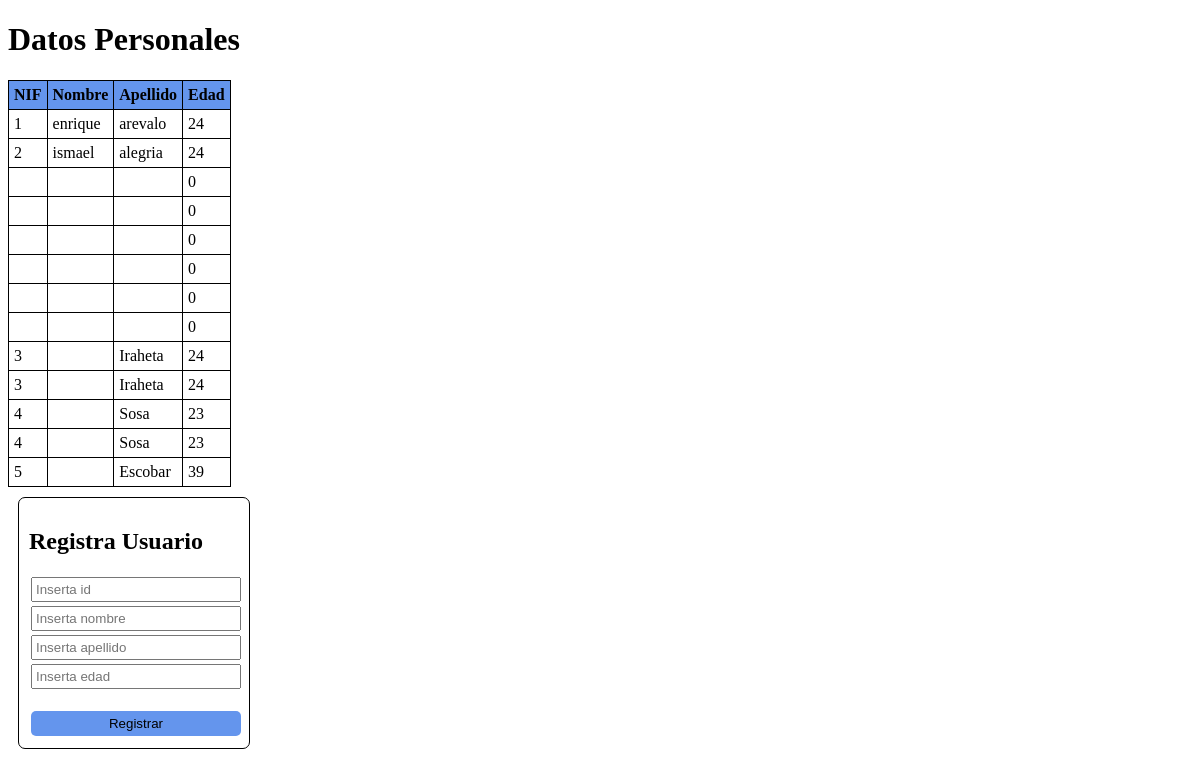
The page / on the database its author committed.
### tables this page shows
CREATE TABLE `datospersonales` (
  `NIF` varchar(10) NOT NULL,
  `NOMBRE` varchar(15) NOT NULL,
  `APELLIDO` varchar(20) NOT NULL,
  `EDAD` int(2) NOT NULL
);

### index.php (called while the page is built)
<?php
require_once("view/DatosPersonalesView.php");
?>

### credenciales/Credenciales.php (called while the page is built)
<?php
    $usuario = "root";
    $bd = "pruebas";
    $password = "";
    $host = "localhost";
?>

### model/Conexion.php (called while the page is built, shortened)
<?php
class Conexion{
    private $cn;
    public function __construct($host, $user, $password, $bd){
        $this->cn = new mysqli($host, $user, $password);
        $this->bd = $bd;
        $this->cn->select_db($this->bd ) or die("La base de datos no se puede localizar");
        $this->cn->set_charset("utf8");
    }
    public function getConexion(){
        if ($this->cn == null) {
            echo "No se puede realizar la conexion";
            exit();
        }else{
            return $this->cn;
        }
    }
}
?>

### controller/DatosPersonalesController.php (called while the page is built, shortened)
<?php
include("model/Conexion.php");
class DatosPersonalesController{
    public function getDatosPersonales($conexion){
        $sql = "SELECT nif, nombre, apellido, edad FROM DATOSPERSONALES";
    $this->conexion = $conexion->getConexion();
    $this->resulSet = mysqli_query($this->conexion, $sql);
    return $this->resulSet;
    }
}
?>

### view/DatosPersonalesView.php (the view, shortened to what this page needs)
<!DOCTYPE html>
<html lang="en">
<head>
    <link rel="stylesheet" href="resources/maquetador.css">
    <?php
    include("credenciales/Credenciales.php");
    include("controller/DatosPersonalesController.php");
    ?>
</head>
<body>
<h1>Datos Personales</h1>
<table>
<?php
    $conexion = new Conexion($host,$usuario,$password,$bd);
    $conexion->getConexion();
    $datosPersonalesController = new DatosPersonalesController();
    $datos = $datosPersonalesController->getDatosPersonales($conexion);
    echo "<tr><th>NIF</th>  <th>Nombre</th> <th>Apellido</th> <th>Edad</th></tr>";
    while (($fila = $datos->fetch_row())==true) {
        echo "<tr>" .
         "<td>" . $fila[0] . "</td>" .
         "<td>" . $fila[1] . "</td> " .
         "<td>" . $fila[2] . "</td> " .
         "<td>" . $fila[3] . "</td> " .
         "</tr>" .
         "";
    }
?>
</table>
<form action="index.php" method="post">
    <h2>Registra Usuario</h2>
    <input type="text" placeholder="Inserta id" name="id" id="id"><br>
    <input type="text" placeholder="Inserta nombre" name="nombre" id="nombre"><br>
    <input type="text" placeholder="Inserta apellido" name="apellido" id="apellido"><br>
    <input type="text" placeholder="Inserta edad" name="edad" id="edad"><br><br>
    <input type="submit" name="registrar" id="registrar" value="Registrar">
</form>
</body>
</html>

### resources/maquetador.css (style rules this page uses)
table { border: 1px solid; border-collapse: collapse; }
table td, table th { border: 1px solid #000; padding: 5px; }
table th { background-color: cornflowerblue; }
form { border: 1px solid; width: 210px; margin:10px; padding: 10px; border-radius: 7px; }
form input { padding:3px; margin: 2px;; width: 100%; box-sizing: border-box; -moz-box-sizing: border-box; }
form input[type="submit"] { background-color: cornflowerblue; padding: 5px; border: none; border-radius: 5px; }

### rows shown on the page
datospersonales: NIF "1", NOMBRE "enrique", APELLIDO "arevalo", EDAD "24"
datospersonales: NIF "2", NOMBRE "ismael", APELLIDO "alegria", EDAD "24"
datospersonales: EDAD "0"
datospersonales: EDAD "0"
datospersonales: EDAD "0"
datospersonales: EDAD "0"
datospersonales: EDAD "0"
datospersonales: EDAD "0"
datospersonales: NIF "3", APELLIDO "Iraheta", EDAD "24"
datospersonales: NIF "3", APELLIDO "Iraheta", EDAD "24"
datospersonales: NIF "4", APELLIDO "Sosa", EDAD "23"
datospersonales: NIF "4", APELLIDO "Sosa", EDAD "23"
datospersonales: NIF "5", APELLIDO "Escobar", EDAD "39"
